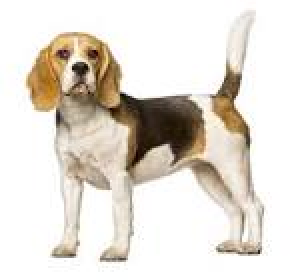
#> input picture dataset/Beagle/Beagle_10.jpg, 148 x 140 px (shown 2 times larger); its folder holds only this picture in this run
$ jupyter execute --allow-errors 'Predict dog breed model.ipynb'
#> lines starting #> are read from the running program, lines starting #| are printed output that depends on the picture
[cell 1]
import os
import numpy as np
import pandas as pd
from PIL import Image
import matplotlib.pyplot as plt
from sklearn.model_selection import train_test_split

## DATA

[cell 2]
def load_data():
    ## preparing data
    # Prefix
    target_image_width = 160
    target_image_height = 130
    # parent dataset
    dataset_parent_folder = 'dataset'

    if not (os.path.exists(dataset_parent_folder) and os.path.isdir(dataset_parent_folder)):
        print(f"Error: Cant find the path {dataset_parent_folder}")
        raise FileNotFoundError(f"Dataset folder could not be found at {dataset_parent_folder}")

    print(f"Successfully accessed the parent dataset folder: {dataset_parent_folder}")

    # Subdirectories
    all_entries = os.listdir(dataset_parent_folder)
    # This line ensures all_dog_breed contains only names of actual directories, sorted
    all_dog_breed = sorted([entry for entry in all_entries if os.path.isdir(os.path.join(dataset_parent_folder, entry))
                                                            and not entry.startswith(".") ])

    if not all_dog_breed: # Check if the list is empty
        print(f"Warning: No breed subdirectories found in '{dataset_parent_folder}'.")
        raise FileNotFoundError("No breed subdirectories found to process.")
    else:
        print(f"Identified breed folders: {all_dog_breed}")

    num_of_breed = len(all_dog_breed) # Define num_of_breed
    print(f"Number of classes (breeds): {num_of_breed}")

    # one_hot_setup
    breed_to_idx = {breed_name:i for i, breed_name  in enumerate(all_dog_breed)}
    idx_to_breed = {i: breed_name for i, breed_name in enumerate(all_dog_breed)} # Useful for verification
    print(f"Breed to index mapping: {breed_to_idx}")

    # X Y (Initialize lists for all data)
    x_final = []
    y_final = []

    # Loop through the identified breed folder names
    for current_breed in all_dog_breed:
        current_breed_path = os.path.join(dataset_parent_folder, current_breed)
        print(f"\nProcessing breed: {current_breed}")

        # 1-hot-for the current breed
        one_hot_for_current_breed = np.zeros(num_of_breed, dtype=int) # Use dtype=int for one-hot
        current_breed_index = breed_to_idx[current_breed]
        one_hot_for_current_breed[current_breed_index] = 1

        files_in_current_breed = os.listdir(current_breed_path)
        loaded_count = 0 # To count images loaded for the current breed

        for file_name in files_in_current_breed:
            image_file_path = os.path.join(current_breed_path, file_name)

            # Check if the file is an image based on its extension
            if file_name.lower().endswith(('.png', '.jpg', '.jpeg', '.gif', '.bmp', '.tiff')):
                try:
                    # Open the image using Pillow
                    img = Image.open(image_file_path)
#> img is the input picture: PIL image 148x140 RGB; mean R, G, B 227.2, 220.8, 212.1

                    # Convert to RGB format for consistency
                    img = img.convert('RGB')

                    # Resize the image if it's not the target size
                    if img.size != (target_image_width, target_image_height):
                        img = img.resize((target_image_width, target_image_height))
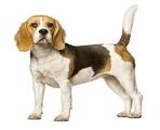
#> img: PIL image 160x130 RGB; mean R, G, B 227.1, 220.8, 212.1

                    # Append the image data (as NumPy array) and its one-hot label
                    x_final.append(np.array(img)) # Appending NumPy array of the image
                    y_final.append(one_hot_for_current_breed)
                    loaded_count +=1

                except Exception as e:
                    print(f"    Error loading or processing image '{image_file_path}': {e}")
        print(f"  Loaded {loaded_count} images for {current_breed}.")
#> pass 2 of the loop in load_data, `for current_breed in all_dog_breed:`:
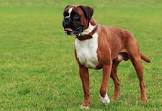
#> input picture dataset/Boxer/Boxer_1.jpg, 162 x 111 px
#> in load_data, img is the input picture: PIL image 162x111 RGB; mean R, G, B 132.6, 141.8, 68.2
#> in load_data, `img = img.resize((target_image_width, target_image_height))`:
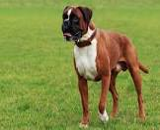
#> img: PIL image 160x130 RGB; mean R, G, B 132.6, 141.8, 68.2


    # Convert x y to NumPy arrays for easier use with ML frameworks
    if x_final and y_final: # Check if lists are not empty
        X_final_np_4D = np.array(x_final) # This creates the 4D array (num_images, height, width, channels)
        Y_final_np_2D = np.array(y_final) # This creates the 2D array (num_images, num_of_breed)

        print("\n--- Initial Array Shapes ---")
        print(f"Shape of X_final_np_4D (image data): {X_final_np_4D.shape}")
#| Shape of X_final_np_4D (image data): (2, 130, 160, 3)
        print(f"Shape of Y_final_np_2D (labels): {Y_final_np_2D.shape}")

        # --- Reshaping X data for a dense layer (flattening each image) ---
        num_of_images = X_final_np_4D.shape[0] # Or simply len(x_final)
#> num_of_images = 2

        # IMPORTANT CORRECTION: reshape() returns a new array (or a view).
        # You need to assign the result if you want to use the reshaped array.
        X_final_np_flattened = X_final_np_4D.reshape(num_of_images, -1) # -1 infers the flattened dimension size

        print("\n--- Reshaped Array Shape (for Dense Layer Input) ---")
        print(f"Shape of X_final_np_flattened (flattened image data): {X_final_np_flattened.shape}") # Should be (num_images, height*width*channels)
#| Shape of X_final_np_flattened (flattened image data): (2, 62400)

        # Now you have two versions of X:
        # X_final_np_4D: If you want to use CNNs (shape: num_images, height, width, channels)
        # X_final_np_flattened: If you want to use a simple dense layer (shape: num_images, features)

        # Print example of first few data points for verification
        if len(X_final_np_flattened) > 0: # Ensure there's data to print
            print("\nExample of first few loaded data points (using flattened X):")
            for i in range(min(5, num_of_images)):
                # np.argmax(Y_final_np_2D[i]) gives the integer index of the breed
                breed_index = np.argmax(Y_final_np_2D[i])
                print(f"  Flattened Image {i} feature count: {X_final_np_flattened[i].shape[0]}, Label (one-hot): {Y_final_np_2D[i]}, Breed Name: {idx_to_breed[breed_index]}")

    else:
        print("\n--- Image Loading Process Complete ---")
        print("No images were loaded, or no labels were created.")
    return X_final_np_flattened, Y_final_np_2D

[cell 3]
X, Y = load_data()
#> Y = [[1, 0], [0, 1]]
X_train,X_test,Y_train, Y_test = train_test_split(X,Y,test_size = 0.4,random_state = 42)
#> Y_train = [[1, 0]]; Y_test = [[0, 1]]
#> (the rest of this cell did not finish here and is left out)
